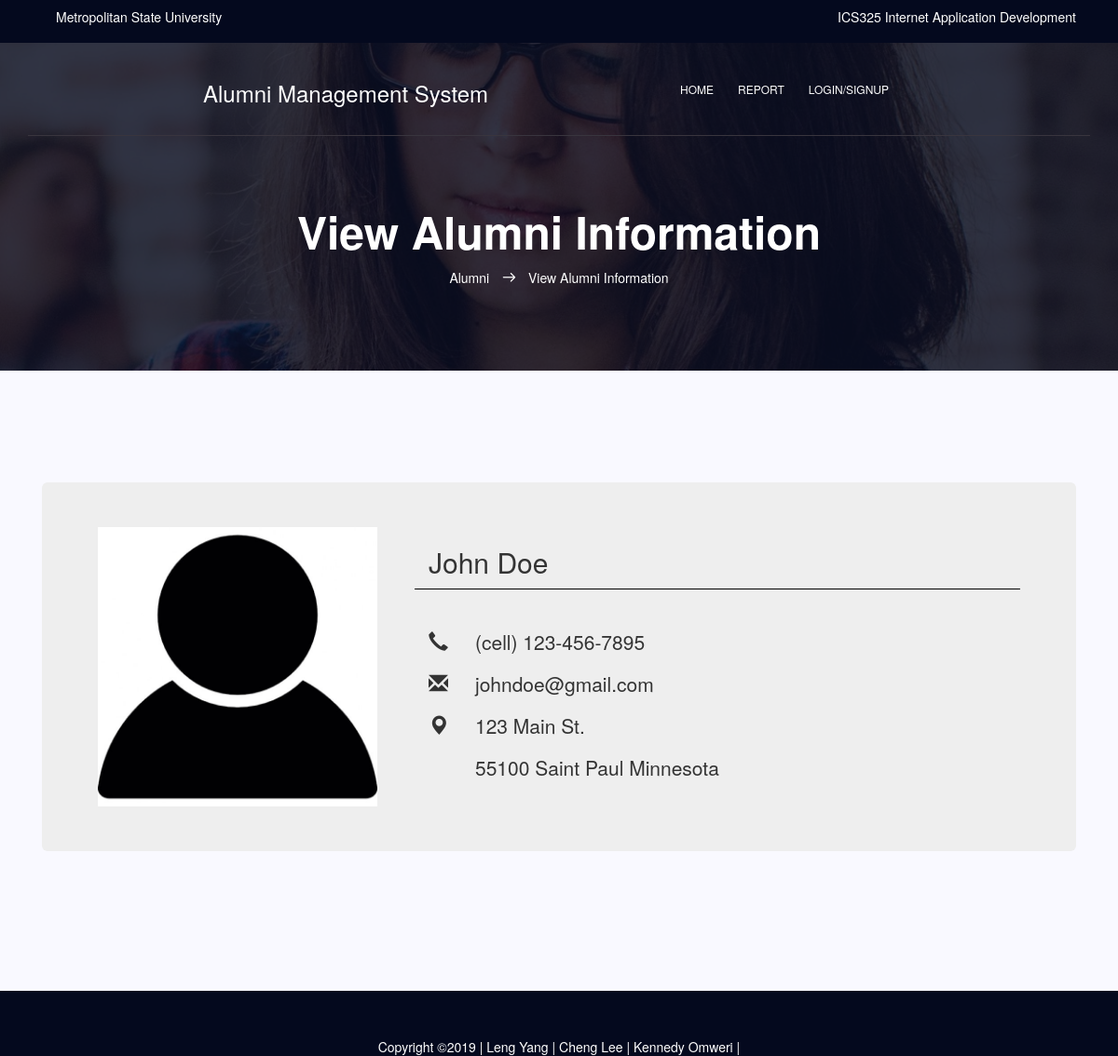
/viewUser.php?id=1, run on the app's committed database.
### tables this page shows
CREATE TABLE `alumni` (
  `id` int(6) NOT NULL,
  `user_image` varchar(255) NOT NULL,
  `first_name` varchar(30) NOT NULL,
  `last_name` varchar(30) NOT NULL,
  `phone` varchar(15) NOT NULL,
  `phone_type` varchar(10) NOT NULL,
  `email` varchar(50) NOT NULL,
  `address1` varchar(100) NOT NULL,
  `address2` varchar(100) NOT NULL,
  `city` varchar(50) NOT NULL,
  `state` varchar(50) NOT NULL,
  `zipcode` int(5) NOT NULL,
  `password` varchar(25) NOT NULL,
  `password_repeat` varchar(25) NOT NULL
);

### viewUser.php (the view, shortened to what this page needs)
<!DOCTYPE html>
<html lang="zxx" class="no-js">
<head>
    <link rel="stylesheet" href="css/linearicons.css">
    <link rel="stylesheet" href="css/font-awesome.min.css">
    <link rel="stylesheet" href="css/bootstrap.css">
    <link rel="stylesheet" href="css/magnific-popup.css">
    <link rel="stylesheet" href="css/nice-select.css">
    <link rel="stylesheet" href="css/animate.min.css">
    <link rel="stylesheet" href="css/owl.carousel.css">
    <link rel="stylesheet" href="css/jquery-ui.css">
    <link rel="stylesheet" href="css/main.css">
    <link rel="stylesheet" href="https://maxcdn.bootstrapcdn.com/bootstrap/3.3.7/css/bootstrap.min.css">
</head>
<body>
<header id="header" id="home">
    <div class="header-top">
        <div class="container">
            <div class="row">
                <div class="col-lg-6 col-sm-6 col-8 header-top-left no-padding">
                    <ul>
                        <li><font style="color: white; font-size: 14px;">Metropolitan State University</font>
                    </ul>
                </div>
                <div class="col-lg-6 col-sm-6 col-4 header-top-right no-padding">
                    <font style="color: white; font-size: 14px;">ICS325 Internet Application Development</font>
                </div>
            </div>
        </div>
    </div>
    <div class="container main-menu">
        <div class="row align-items-center justify-content-between d-flex">
            <div id="logo">
                <a href="index.php"><h3 style="color: white;"> Alumni Management System </h3></a>
            </div>
            <nav id="nav-menu-container">
                <ul class="nav-menu">
                    <li><a href="index.php">Home</a></li>
                    <li><a href="reports.php">Report</a></li>
                    <li class="nav-item">
                        <?php
                        if (isset($_SESSION['type'])) {
                            echo '<a class="nav-link" href="logoutPage.php">Logout</a>';
                        }
                        else {
                            echo '<a class="nav-link" href="loginPage.php">Login/SignUp</a>';
                        }
                        ?>
                    </li>
                </ul>
            </nav>
        </div>
    </div>
</header>
<section class="banner-area relative about-banner" id="home">
    <div class="overlay overlay-bg"></div>
    <div class="container">
        <div class="row d-flex align-items-center justify-content-center">
            <div class="about-content col-lg-12">
                <h1 class="text-white">
                    View Alumni Information
                </h1>
                <p class="text-white link-nav"><a href="alumni.php">Alumni </a> <span
                            class="lnr lnr-arrow-right"></span> <a href="viewUser.php"> View Alumni Information</a></p>
            </div>
        </div>
    </div>
</section>
<section class="contact-page-area section-gap">
    <div class="container">
        <div class="row">
            <div class="col-lg-12">
                <?php
                include_once 'db_configuration.php';
                if (isset($_GET['id'])) {
                    $update_id = $_GET['id'];
                    $sql = "SELECT * FROM alumni
							            WHERE id = '$update_id'";
                    if (!$result = $db->query($sql)) {
                        die ('There was an error running query[' . $connection->error . ']');
                    }
                }
                if ($result->num_rows > 0) {
                    while ($row = $result->fetch_assoc()) {
                        echo '
                                            <div class="jumbotron">
                                              <div class="row">
                                                  <div class="col-md-4 col-xs-12 col-sm-6 col-lg-4">';
                        if ($row['user_image'] == "") {
                            echo ' <img src="img/user/user.jpg"  width="300" height="300" alt="stack photo" class="img"> ';
                        } else {
                            echo ' <img src="img/user/' . $row['user_image'] . '" width="300" height="300" alt="stack photo" class="img"> ';
                        }
                        echo '</div>
                                                  <div class="col-md-8 col-xs-12 col-sm-6 col-lg-8">
                                                      <div class="container" style="border-bottom:1px solid black">
                                                          <h2>' . $row["first_name"] . '  ' . $row["last_name"] . ' </h2>
                                                      </div>
                                                      <hr>
                                                      <ul class="container details">
                                                          <li><p><span class="glyphicon glyphicon-earphone one" style="width:50px;"></span>(' . $row["phone_type"] . ') ' . $row["phone"] . '</p></li>
                                                          <li><p><span class="glyphicon glyphicon-envelope one" style="width:50px;"></span>' . $row["email"] . '</p></li>
                                                          <li><p><span class="glyphicon glyphicon-map-marker one" style="width:50px;"></span>' . $row["address1"] . '</p></li>
                                                          <li><p><span class="glyphicon glyphicon" style="width:50px;"></span>' . $row["zipcode"] . ' ' . $row["city"] . ' ' . $row["state"] . '</p></li>
                                                      </ul>
                                                  </div>
                                              </div>
                                          </div>';
                    }
                }
                else {
                    echo "0 results";
                }
                ?>
            </div>
        </div>
    </div>
</section>
<footer class="footer-area ">
    <div class="container">
        <div class="footer-bottom row align-items-center justify-content-between">
            <p class="footer-text m-0 col-lg-10 col-md-5" style="text-align: center; color: white;">
                Copyright &copy;<script>document.write(new Date().getFullYear());</script>
                | Leng Yang | Cheng Lee | Kennedy Omweri |
            </p>
        </div>
    </div>
</footer>
</body>
</html>

### css/main.css (style rules this page uses)
body { color:#777; font-family:"Poppins",sans-serif;font-size:14px;font-weight:300;line-height:1.625em;position:relative }
ol,ul { margin:0;padding:0;list-style:none }
a { -webkit-transition:all 0.3s ease 0s;-moz-transition:all 0.3s ease 0s;-o-transition:all 0.3s ease 0s;transition:all 0.3s ease 0s }
a,a:focus,a:hover { text-decoration:none;outline:0 }
h1,h2,h3,h4,h5,h6 { font-family:"Poppins",sans-serif;color:#222;line-height:1.2em !important;margin-bottom:0;margin-top:0;font-weight:600 }
h1,.h1 { font-size:36px }
h2,.h2 { font-size:30px }
h3,.h3 { font-size:24px }
.text-white { color:#fff }
.relative { position:relative }
.overlay { position:absolute;left:0;right:0;top:0;bottom:0 }
.no-padding { padding:0 }
h1 { font-size:36px }
h2 { font-size:30px }
h3 { font-size:24px }
h1,h2,h3,h4,h5,h6 { line-height:1.5em }
.header-top { background:#04091e;font-size:12px;padding:8px }
.header-top ul li { display:inline-block;margin-left:15px }
.header-top .header-top-left { text-align:left }
.header-top .header-top-right { text-align:right }
.main-menu { padding-bottom:20px;padding-top:20px;border-bottom:1px solid #39353e }
#header { position:fixed;left:0;top:0;right:0;transition:all 0.5s;z-index:997 }
.nav-menu,.nav-menu * { margin:0;padding:0;list-style:none }
.nav-menu li { position:relative;white-space:nowrap }
.nav-menu>li { float:left }
.nav-menu a { padding:0 8px 0px 8px;text-decoration:none;display:inline-block;color:#fff;font-weight:500;font-size:12px;text-transform:uppercase;outline:none }
.nav-menu>li { margin-left:10px }
.section-gap { padding:120px 0 }
.banner-area { background:url(../img/banner-bg.jpg) right;background-size:cover }
.banner-area .overlay-bg { background-color:rgba(4,9,30,0.8) }
.link-nav { margin-top:10px;margin-bottom:0px }
.about-banner { background:url(../img/top-banner.jpg) right no-repeat;background-size:cover }
.about-content { margin-top:110px;padding:90px 0px;text-align:center }
.about-content h1 { font-size:48px;font-weight:600 }
.about-content a { color:#fff;font-weight:300;font-size:14px }
.about-content .lnr { margin:0px 10px;font-weight:600 }
.contact-page-area { background:#f9f9ff }
.footer-area { background-color:#04091e }
.footer-bottom { padding-top:50px }

### data on the page
alumni: first_name "John", last_name "Doe", phone_type "cell", phone "123-456-7895", email "johndoe@gmail.com", address1 "123 Main St.", zipcode "55100", city "Saint Paul", state "Minnesota"
